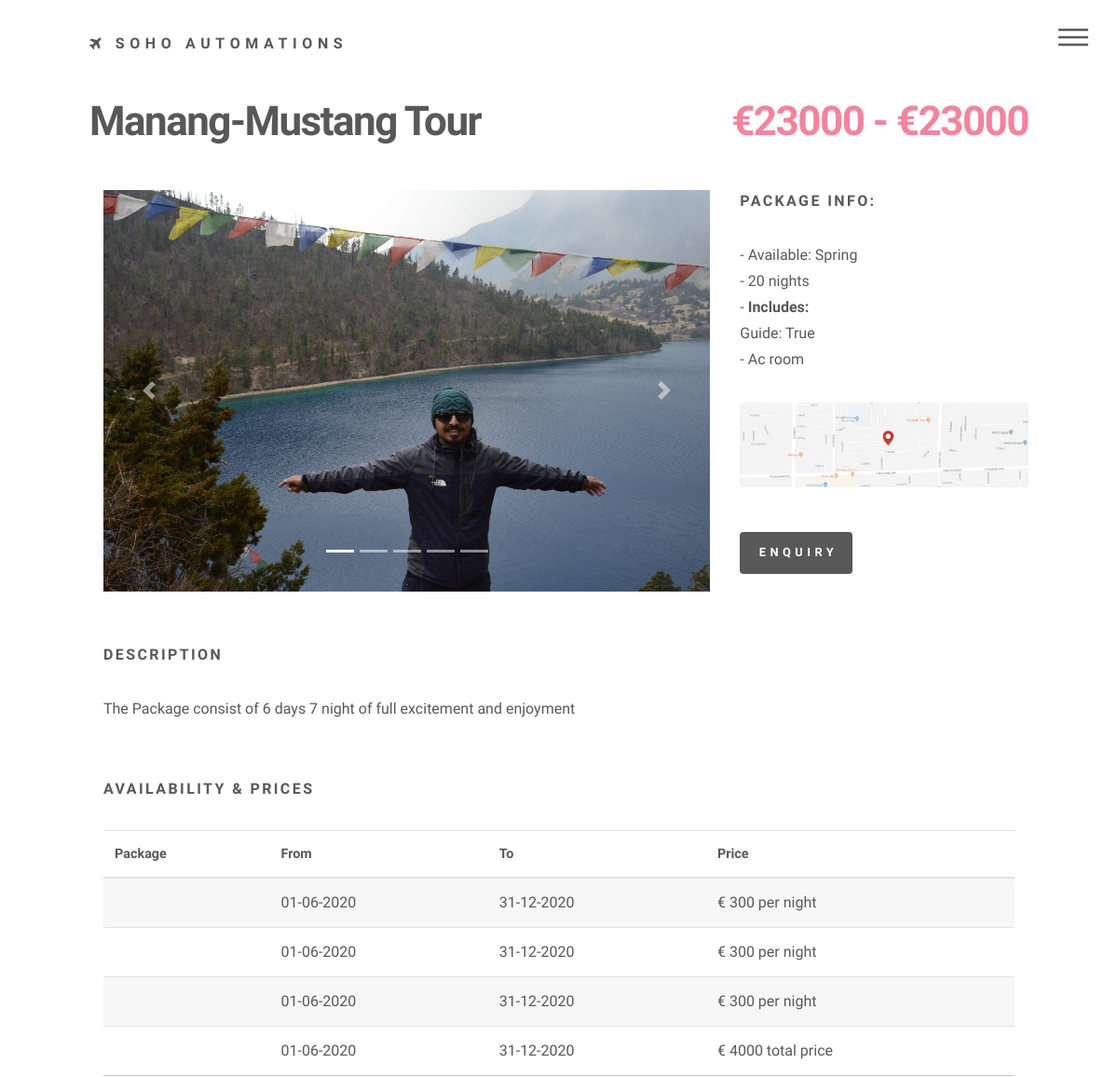
The app's page /home/manang-mustang-tour (upper part), older data.
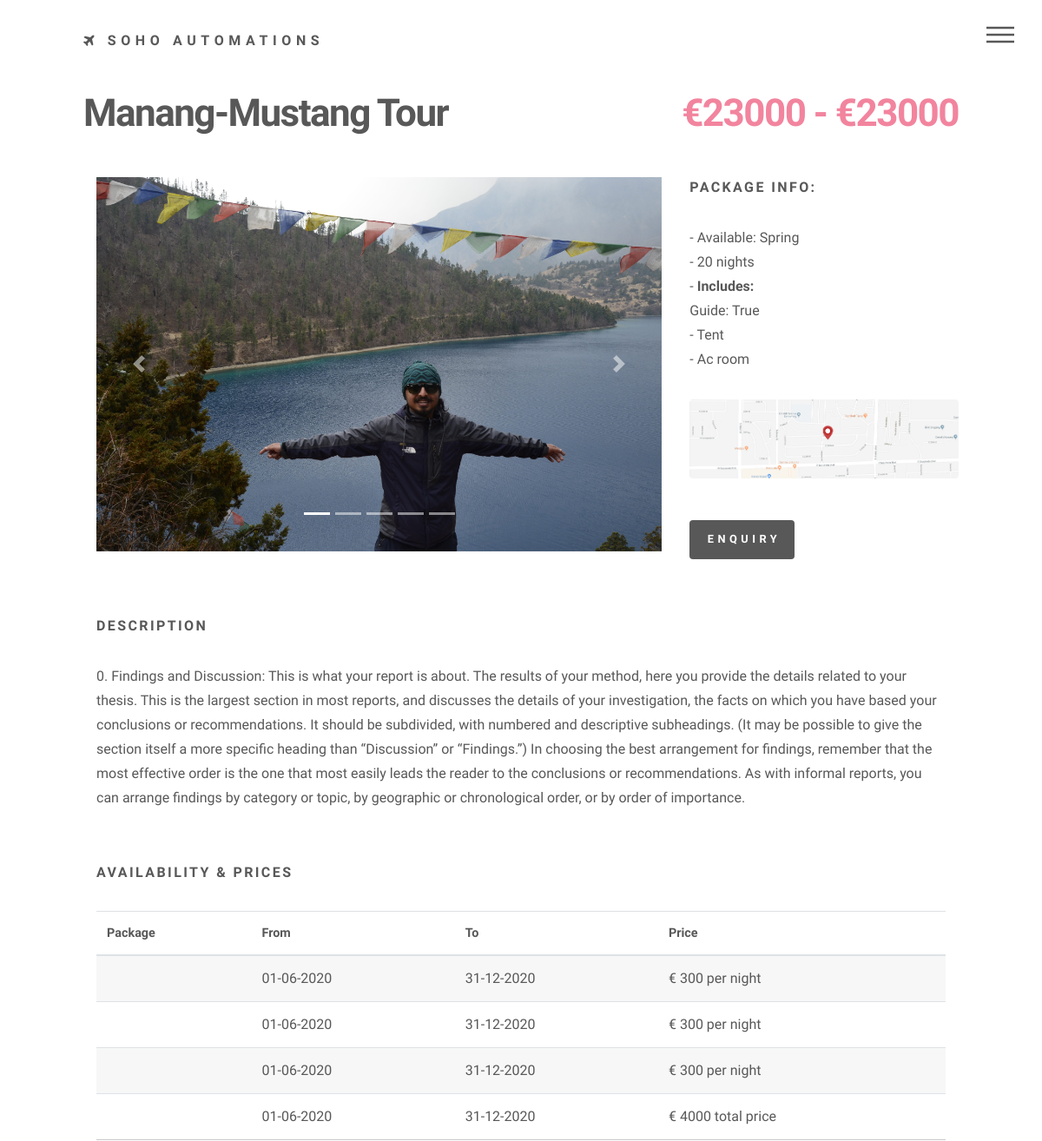
The same page, newer data.
### Products_Details/models.py (models this page shows, shortened)
class Add_Feature(models.Model):
    title=models.CharField(max_length=20)
    price=models.IntegerField()
    def __str__(self):
        return self.title

class Destination(models.Model):
    title=models.CharField(max_length=100)
    description=models.TextField()
    image1=models.ImageField(upload_to='product_image',default='default.jpg')
    image2=models.ImageField(upload_to='product_image',default='default.jpg')
    image3 = models.ImageField(upload_to='product_image',default='default.jpg')
    feature_image=models.ImageField(upload_to='product_image', default='default.jpg')
    other_details=models.TextField(null=True,blank=True)
    number_of_people=models.IntegerField(null=True,blank=True)
    price=models.IntegerField(null=True,blank=True)
    guide=models.BooleanField(default=True)
    categories=models.ManyToManyField(Add_category, null=True, blank=True)
    additional_feature=models.ManyToManyField(Add_Feature,null=True,blank=True)
    slug=models.SlugField(null=True,blank=True,unique=True)

### Home/views.py (the view)
# urls.py: path('<slug:slug>',home_detail_view,name='detail_view'),
def home_detail_view(request,slug):
    data=Destination.objects.get(slug=slug)
    data2=data.additional_feature.all()
    return render(request,'Home/home_detail.html',{'data':data,'data2':data2})

### Templates/Home/home_detail.html (shortened to what the changed rows need)
{% extends 'base.html' %}
{% load static %}
{% block home %}
<div id="main">
    <div class="inner">
        <h1>{{data.title}} <span class="pull-right">€{{data.price}} - €{{data.price}}</span></h1>
        <div class="container-fluid">
            <div class="row">
                <div class="col-lg-8 col-md-7">
                    <div id="carouselExampleIndicators" class="carousel slide" data-ride="carousel">
                        <div class="carousel-inner">
                            <div class="carousel-item active">
                                <img class="d-block w-100" src="{{data.image1.url}}" alt="First slide">
                            </div>
                        </div>
                    </div>
                </div>
                <div class="col-lg-4 col-md-5">
                    <h3>Package Info:</h3>
                    <p>
                        - Available: Spring <br>
                        - 20 nights <br>
                        - <b>Includes:</b><br>
                        Guide: {{data.guide}}
                        {% for feature in data.additional_feature.all %}
                        <br>- {{feature}}
                        {% endfor %}
                    </p>
                    <span class="image main"><img src="images/map.jpg" alt="" /></span>
                    <a href="#footer" class="button primary scrolly">Enquiry</a>
                </div>
            </div>
        </div>
        <br>
        <br>
        <div class="container-fluid">
            <h3>Description</h3>
            <p>{{data.description}}
        </p>
            <br>
            <h3>Availability &amp; Prices</h3>
            <div class="table-responsive">
                <table width="100%" border="0" cellspacing="0" cellpadding="0" class="table">
                    <thead>
                        <tr>
                            <th>Package</th>
                            <th>From</th>
                            <th>To</th>
                            <th>Price</th>
                        </tr>
                    </thead>
                </table>
            </div>
            <br>
        </div>
    </div>
</div>
{% endblock %}

Row changes from the older to the newer data that the page shows:
changed Destination "Manang-Mustang Tour": description "The Package consist of 6 days 7 night of full excitement and enjoyment" → "0. Findings and Discussion: This is what your report is about. The results of your method, here you provide the details related to your thesis. This is the largest section in most reports, and discusses the details of your investigation, the facts on which you have based your conclusions or recommendations. It should be subdivided, with numbered and descriptive subheadings. (It may be possible to give the section itself a more specific heading than “Discussion” or “Findings.”) In choosing the best arrangement for findings, remember that the most effective order is the one that most easily leads the reader to the conclusions or recommendations. As with informal reports, you can arrange…"
now on this page (row unchanged): Add_Feature: title "Tent"
